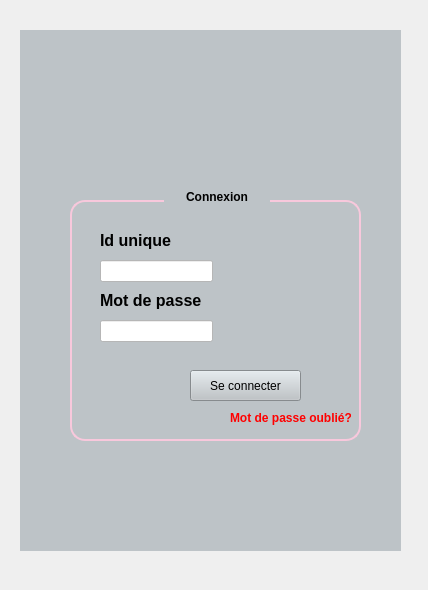
<?xml version="1.0" encoding="UTF-8"?>
<ui version="4.0">
 <class>Login</class>
 <widget class="QWidget" name="Form">
  <property name="geometry">
   <rect>
    <x>0</x>
    <y>0</y>
    <width>428</width>
    <height>590</height>
   </rect>
  </property>
  <property name="windowTitle">
   <string>Form</string>
  </property>
  <widget class="QWidget" name="widget" native="true">
   <property name="geometry">
    <rect>
     <x>20</x>
     <y>30</y>
     <width>381</width>
     <height>521</height>
    </rect>
   </property>
   <property name="styleSheet">
    <string notr="true">background-color: rgb(189, 195, 199);</string>
   </property>
   <widget class="QGroupBox" name="groupBox">
    <property name="geometry">
     <rect>
      <x>50</x>
      <y>150</y>
      <width>291</width>
      <height>261</height>
     </rect>
    </property>
    <property name="styleSheet">
     <string notr="true">QGroupBox {
    border: 2px solid #F8C8DC;
    border-radius: 15px;
    margin-top: 20px;
    background: qlineargradient(spread:pad,
                                x1:0, y1:0,
                                x2:1, y2:0,
                                stop:0 #F8C8DC,
                                stop:1 #BDC3C7);
    color: white;
    font-weight: bold;
    padding: 15px;
}

QGroupBox::title {
    subcontrol-origin: margin;
    subcontrol-position: top centre; 
    padding: 10px 20px; 
    border-radius: 15px; 
    background: qlineargradient(spread:pad,
                                x1:0, y1:0,
                                x2:1, y2:0,
                                stop:0 #F8C8DC,
                                stop:1 #BDC3C7);
    color: black; 
    font-size: 20px; 
    font-weight: bold;
}</string>
    </property>
    <property name="title">
     <string>Connexion</string>
    </property>
    <widget class="QLabel" name="label">
     <property name="geometry">
      <rect>
       <x>30</x>
       <y>50</y>
       <width>91</width>
       <height>21</height>
      </rect>
     </property>
     <property name="styleSheet">
      <string notr="true">background-color:transparent;</string>
     </property>
     <property name="text">
      <string>&lt;html&gt;&lt;head/&gt;&lt;body&gt;&lt;p&gt;&lt;span style=&quot; font-size:12pt; font-weight:700; color:#000000;&quot;&gt;Id unique&lt;/span&gt;&lt;/p&gt;&lt;/body&gt;&lt;/html&gt;</string>
     </property>
    </widget>
    <widget class="QLabel" name="label_2">
     <property name="geometry">
      <rect>
       <x>30</x>
       <y>110</y>
       <width>111</width>
       <height>21</height>
      </rect>
     </property>
     <property name="styleSheet">
      <string notr="true">background-color:transparent;</string>
     </property>
     <property name="text">
      <string>&lt;html&gt;&lt;head/&gt;&lt;body&gt;&lt;p&gt;&lt;span style=&quot; font-size:12pt; font-weight:700; color:#000000;&quot;&gt;Mot de passe&lt;/span&gt;&lt;/p&gt;&lt;/body&gt;&lt;/html&gt;</string>
     </property>
    </widget>
    <widget class="QLineEdit" name="id">
     <property name="geometry">
      <rect>
       <x>30</x>
       <y>80</y>
       <width>113</width>
       <height>22</height>
      </rect>
     </property>
     <property name="styleSheet">
      <string notr="true">background-color: rgb(255, 255, 255);
color:black;</string>
     </property>
    </widget>
    <widget class="QLineEdit" name="mdp">
     <property name="geometry">
      <rect>
       <x>30</x>
       <y>140</y>
       <width>113</width>
       <height>22</height>
      </rect>
     </property>
     <property name="styleSheet">
      <string notr="true">background-color: rgb(255, 255, 255);
color:black;</string>
     </property>
    </widget>
    <widget class="QLabel" name="label_3">
     <property name="geometry">
      <rect>
       <x>160</x>
       <y>230</y>
       <width>121</width>
       <height>16</height>
      </rect>
     </property>
     <property name="styleSheet">
      <string notr="true">background-color:transparent;</string>
     </property>
     <property name="text">
      <string>&lt;html&gt;&lt;head/&gt;&lt;body&gt;&lt;p&gt;&lt;span style=&quot; font-weight:700; color:#ff0000;&quot;&gt;Mot de passe oublié?&lt;/span&gt;&lt;/p&gt;&lt;/body&gt;&lt;/html&gt;</string>
     </property>
    </widget>
    <widget class="QPushButton" name="connect">
     <property name="geometry">
      <rect>
       <x>120</x>
       <y>190</y>
       <width>111</width>
       <height>31</height>
      </rect>
     </property>
     <property name="text">
      <string>Se connecter</string>
     </property>
    </widget>
   </widget>
   <widget class="QLabel" name="label_4">
    <property name="geometry">
     <rect>
      <x>140</x>
      <y>30</y>
      <width>111</width>
      <height>91</height>
     </rect>
    </property>
    <property name="text">
     <string/>
    </property>
    <property name="pixmap">
     <pixmap>:/new/prefix1/logo..jpeg</pixmap>
    </property>
    <property name="scaledContents">
     <bool>true</bool>
    </property>
   </widget>
  </widget>
 </widget>
 <resources/>
 <connections/>
</ui>
